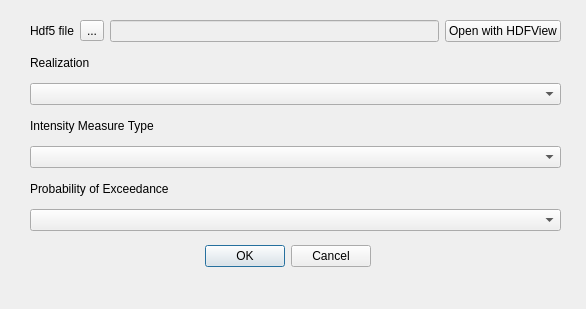
<?xml version="1.0" encoding="UTF-8"?>
<ui version="4.0">
 <class>VisualizeOqOutputDialog</class>
 <widget class="QDialog" name="VisualizeOqOutputDialog">
  <property name="geometry">
   <rect>
    <x>0</x>
    <y>0</y>
    <width>586</width>
    <height>309</height>
   </rect>
  </property>
  <property name="windowTitle">
   <string>Dialog</string>
  </property>
  <widget class="QDialogButtonBox" name="buttonBox">
   <property name="geometry">
    <rect>
     <x>30</x>
     <y>240</y>
     <width>341</width>
     <height>32</height>
    </rect>
   </property>
   <property name="orientation">
    <enum>Qt::Horizontal</enum>
   </property>
   <property name="standardButtons">
    <set>QDialogButtonBox::Cancel|QDialogButtonBox::Ok</set>
   </property>
  </widget>
  <widget class="QWidget" name="">
   <property name="geometry">
    <rect>
     <x>30</x>
     <y>20</y>
     <width>531</width>
     <height>211</height>
    </rect>
   </property>
   <layout class="QVBoxLayout" name="verticalLayout">
    <item>
     <layout class="QHBoxLayout" name="horizontalLayout">
      <item>
       <widget class="QLabel" name="hdf5_lbl">
        <property name="text">
         <string>Hdf5 file</string>
        </property>
       </widget>
      </item>
      <item>
       <widget class="QToolButton" name="file_browser_tbn">
        <property name="text">
         <string>...</string>
        </property>
       </widget>
      </item>
      <item>
       <widget class="QLineEdit" name="hdf5_path_le">
        <property name="enabled">
         <bool>false</bool>
        </property>
       </widget>
      </item>
      <item>
       <widget class="QPushButton" name="open_hdfview_btn">
        <property name="text">
         <string>Open with HDFView</string>
        </property>
       </widget>
      </item>
     </layout>
    </item>
    <item>
     <widget class="QLabel" name="rlz_lbl">
      <property name="text">
       <string>Realization</string>
      </property>
     </widget>
    </item>
    <item>
     <widget class="QComboBox" name="rlz_cbx"/>
    </item>
    <item>
     <widget class="QLabel" name="imt_lbl">
      <property name="text">
       <string>Intensity Measure Type</string>
      </property>
     </widget>
    </item>
    <item>
     <widget class="QComboBox" name="imt_cbx"/>
    </item>
    <item>
     <widget class="QLabel" name="poe_lbl">
      <property name="text">
       <string>Probability of Exceedance</string>
      </property>
     </widget>
    </item>
    <item>
     <widget class="QComboBox" name="poe_cbx"/>
    </item>
   </layout>
  </widget>
 </widget>
 <resources/>
 <connections>
  <connection>
   <sender>buttonBox</sender>
   <signal>accepted()</signal>
   <receiver>VisualizeOqOutputDialog</receiver>
   <slot>accept()</slot>
   <hints>
    <hint type="sourcelabel">
     <x>248</x>
     <y>254</y>
    </hint>
    <hint type="destinationlabel">
     <x>157</x>
     <y>274</y>
    </hint>
   </hints>
  </connection>
  <connection>
   <sender>buttonBox</sender>
   <signal>rejected()</signal>
   <receiver>VisualizeOqOutputDialog</receiver>
   <slot>reject()</slot>
   <hints>
    <hint type="sourcelabel">
     <x>316</x>
     <y>260</y>
    </hint>
    <hint type="destinationlabel">
     <x>286</x>
     <y>274</y>
    </hint>
   </hints>
  </connection>
 </connections>
</ui>
